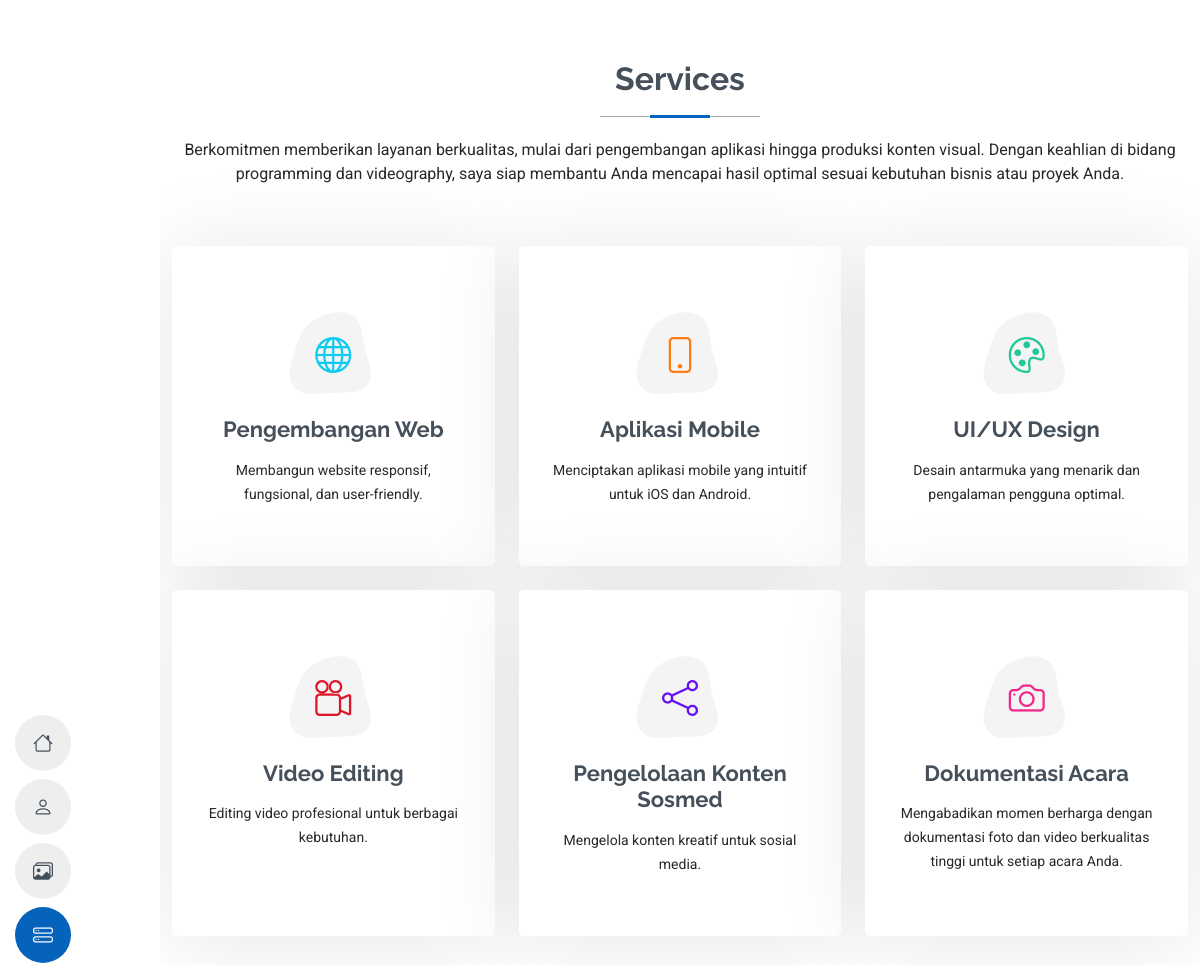
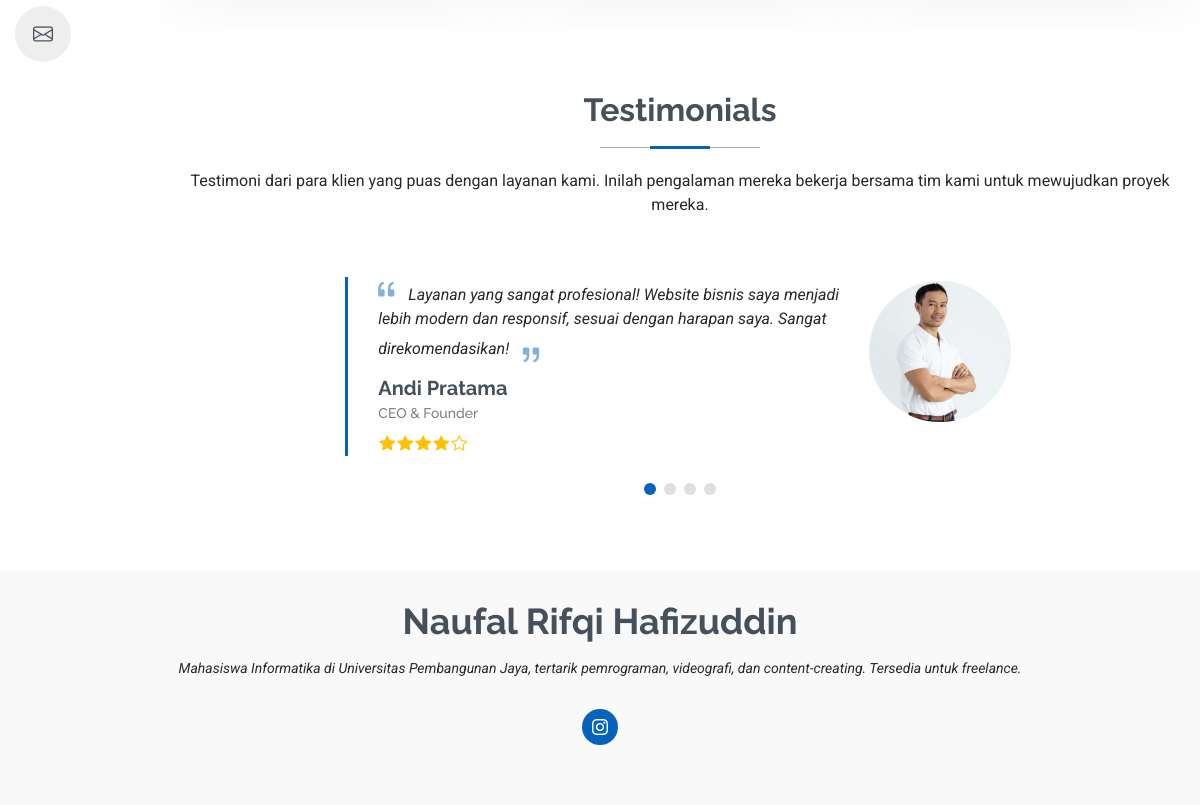
/services.php, run on the app's committed database (2 pictures, top to bottom).
### tables this page shows
CREATE TABLE `services` (
  `id` int(11) NOT NULL,
  `color` varchar(50) DEFAULT NULL,
  `icon` varchar(50) DEFAULT NULL,
  `title` varchar(255) DEFAULT NULL,
  `description` text DEFAULT NULL
);

CREATE TABLE `testimonials` (
  `id` int(11) NOT NULL,
  `name` varchar(100) NOT NULL,
  `role` varchar(100) NOT NULL,
  `testimonial` text NOT NULL,
  `rating` tinyint(1) NOT NULL,
  `image_path` varchar(255) NOT NULL,
  `created_at` timestamp NOT NULL DEFAULT current_timestamp()
);

### helpers/helpers.php (called while the page is built)
<?php
function base_url($path = '')
{
  $protocol = (!empty($_SERVER['HTTPS']) && $_SERVER['HTTPS'] !== 'off' || $_SERVER['SERVER_PORT'] == 443) ? "https://" : "http://";
  $host = $_SERVER['HTTP_HOST'];
  $projectPath = dirname($_SERVER['SCRIPT_NAME']);
  $url = $protocol . $host . rtrim($projectPath, '/');
  return $url . '/' . ltrim($path, '/');
}
function current_page()
{
  return basename($_SERVER['PHP_SELF']);
}

### services.php (the view, shortened to what this page needs)
<?php
include 'layout/header.php';
include 'helpers/db_connection.php';
$service_query = "SELECT * FROM services";
$service_result = $conn->query($service_query);
$testimonial_query = "SELECT * FROM testimonials";
$testimonial_result = $conn->query($testimonial_query);
?>
<main>
  <section id="services" class="services section">
    <div class="container section-title" data-aos="fade-up">
      <h2>Services</h2>
      <p>Berkomitmen memberikan layanan berkualitas, mulai dari pengembangan aplikasi hingga produksi konten visual.
        Dengan keahlian di bidang programming dan videography, saya siap membantu Anda mencapai hasil optimal sesuai
        kebutuhan bisnis atau proyek Anda.</p>
    </div>
    <div class="container">
      <div class="row gy-4">
        <?php while ($service = $service_result->fetch_assoc()) : ?>
          <div class="col-lg-4 col-md-6" data-aos="fade-up" data-aos-delay="100">
            <div class="service-item item-<?= $service['color'] ?> position-relative">
              <div class="icon">
                <i class="bi <?= $service['icon'] ?>"></i>
              </div>
              <a href="#" class="stretched-link">
                <h3><?= $service['title'] ?></h3>
              </a>
              <p><?= $service['description'] ?></p>
            </div>
          </div>
        <?php endwhile; ?>
      </div>
    </div>
  </section>
  <section id="testimonials" class="testimonials section">
    <div class="container section-title" data-aos="fade-up">
      <h2>Testimonials</h2>
      <p>Testimoni dari para klien yang puas dengan layanan kami. Inilah pengalaman mereka bekerja bersama tim kami
        untuk mewujudkan proyek mereka.</p>
    </div>
    <div class="container" data-aos="fade-up" data-aos-delay="100">
      <div class="swiper init-swiper">
        <div class="swiper-wrapper">
          <?php while ($testimonial = $testimonial_result->fetch_assoc()) : ?>
            <div class="swiper-slide">
              <div class="testimonial-item">
                <div class="row gy-4 justify-content-center">
                  <div class="col-lg-6">
                    <div class="testimonial-content">
                      <p>
                        <i class="bi bi-quote quote-icon-left"></i>
                        <span><?= $testimonial['testimonial'] ?></span>
                        <i class="bi bi-quote quote-icon-right"></i>
                      </p>
                      <h3><?= $testimonial['name'] ?></h3>
                      <h4><?= $testimonial['role'] ?></h4>
                      <div class="stars">
                        <?php
                        for ($i = 1; $i <= 5; $i++) {
                          if ($i <= $testimonial['rating']) {
                            echo '<i class="bi bi-star-fill"></i>';
                          } else {
                            echo '<i class="bi bi-star"></i>';
                          }
                        }
                        ?>
                      </div>
                    </div>
                  </div>
                  <div class="col-lg-2 text-center">
                    <img src="<?php echo base_url($testimonial['image_path']) ?>" class="img-fluid testimonial-img"
                      alt="">
                  </div>
                </div>
              </div>
            </div>
          <?php endwhile; ?>
        </div>
        <div class="swiper-pagination"></div>
      </div>
    </div>
  </section>
</main>
<?php include 'layout/footer.php'; ?>

### layout/header.php (shortened to what this page needs)
<?php require_once __DIR__ . '/../helpers/helpers.php'; ?>
<!DOCTYPE html>
<html lang="en">
<head>
  <link href="<?php echo base_url('assets/vendor/bootstrap/css/bootstrap.min.css'); ?>" rel="stylesheet">
  <link href="<?php echo base_url('assets/vendor/bootstrap-icons/bootstrap-icons.css'); ?>" rel="stylesheet">
  <link href="<?php echo base_url('assets/vendor/aos/aos.css'); ?>" rel="stylesheet">
  <link href="<?php echo base_url('assets/vendor/glightbox/css/glightbox.min.css'); ?>" rel="stylesheet">
  <link href="<?php echo base_url('assets/vendor/swiper/swiper-bundle.min.css'); ?>" rel="stylesheet">
  <link href="<?php echo base_url('assets/css/main.css'); ?>" rel="stylesheet">
</head>
<body class="index-page">
  <header id="header" class="header d-flex flex-column justify-content-center">
    <nav id="navmenu" class="navmenu">
      <ul>
        <li>
          <a href="<?php echo base_url('/'); ?>"
            class="<?php echo (current_page() === 'index.php') ? 'active' : ''; ?>">
            <i class="bi bi-house navicon"></i><span>Home</span>
          </a>
        </li>
        <li><a href="<?php echo base_url('about.php'); ?>"
            class="<?php echo (current_page() === 'about.php') ? 'active' : ''; ?>"><i
              class="bi bi-person navicon"></i><span>About</span></a>
        </li>
        <li><a href="<?php echo base_url('portfolio.php'); ?>"
            class="<?php echo (current_page() === 'portfolio.php') ? 'active' : ''; ?>"><i
              class="bi bi-images navicon"></i><span>Portfolio</span></a></li>
        <li><a href="<?php echo base_url('services.php'); ?>"
            class="<?php echo (current_page() === 'services.php') ? 'active' : ''; ?>"><i
              class="bi bi-hdd-stack navicon"></i><span>Services</span></a></li>
        <li><a href="<?php echo base_url('contact.php'); ?>"
            class="<?php echo (current_page() === 'contact.php') ? 'active' : ''; ?>"><i
              class="bi bi-envelope navicon"></i><span>Contact</span></a>
        </li>
      </ul>
    </nav>
  </header>

### layout/footer.php (shortened to what this page needs)
<footer id="footer" class="footer position-relative light-background">
  <div class="container">
    <h3 class="sitename">Naufal Rifqi Hafizuddin</h3>
    <p>Mahasiswa Informatika di Universitas Pembangunan Jaya, tertarik pemrograman, videografi, dan content-creating.
      Tersedia untuk freelance.</p>
    <div class="social-links d-flex justify-content-center">
      <a href="https://www.instagram.com/naufalhv"><i class="bi bi-instagram"></i></a>
    </div>
  </div>
</footer>
</body>
</html>

### data on the page
services: title "Pengembangan Web", description "Membangun website responsif, fungsional, dan user-friendly."
services: title "Aplikasi Mobile", description "Menciptakan aplikasi mobile yang intuitif untuk iOS dan Android."
services: title "UI/UX Design", description "Desain antarmuka yang menarik dan pengalaman pengguna optimal."
services: title "Video Editing", description "Editing video profesional untuk berbagai kebutuhan."
services: title "Pengelolaan Konten Sosmed", description "Mengelola konten kreatif untuk sosial media."
services: title "Dokumentasi Acara", description "Mengabadikan momen berharga dengan dokumentasi foto dan video berkualitas tinggi untuk setiap acara Anda."
testimonials: testimonial "Layanan yang sangat profesional! Website bisnis saya menjadi lebih modern dan responsif, sesuai dengan harapan saya. Sangat direkomendasikan!", name "Andi Pratama", role "CEO & Founder", rating 4 (drawn), image_path (picture)
